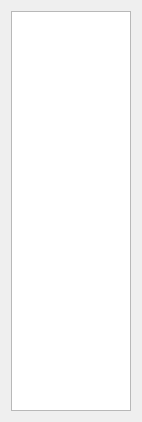
<?xml version="1.0" encoding="UTF-8"?>
<ui version="4.0">
 <class>FormProjectH</class>
 <widget class="QWidget" name="FormProjectH">
  <property name="geometry">
   <rect>
    <x>0</x>
    <y>0</y>
    <width>138</width>
    <height>418</height>
   </rect>
  </property>
  <property name="sizePolicy">
   <sizepolicy hsizetype="Fixed" vsizetype="Preferred">
    <horstretch>0</horstretch>
    <verstretch>0</verstretch>
   </sizepolicy>
  </property>
  <property name="windowTitle">
   <string>Form</string>
  </property>
  <layout class="QGridLayout" name="gridLayout">
   <item row="0" column="0">
    <widget class="QGraphicsView" name="graphicsViewH">
     <property name="sizePolicy">
      <sizepolicy hsizetype="Fixed" vsizetype="Expanding">
       <horstretch>0</horstretch>
       <verstretch>0</verstretch>
      </sizepolicy>
     </property>
     <property name="minimumSize">
      <size>
       <width>120</width>
       <height>400</height>
      </size>
     </property>
     <property name="maximumSize">
      <size>
       <width>90</width>
       <height>400</height>
      </size>
     </property>
     <property name="verticalScrollBarPolicy">
      <enum>Qt::ScrollBarAlwaysOff</enum>
     </property>
     <property name="horizontalScrollBarPolicy">
      <enum>Qt::ScrollBarAlwaysOff</enum>
     </property>
    </widget>
   </item>
  </layout>
 </widget>
 <resources/>
 <connections/>
</ui>
